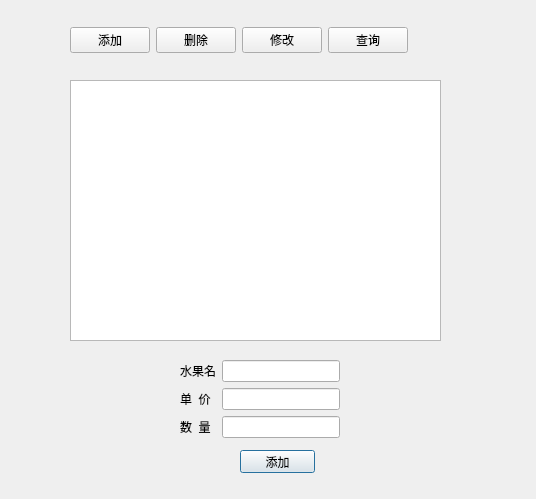
<?xml version="1.0" encoding="UTF-8"?>
<ui version="4.0">
 <class>DialogWarehouse</class>
 <widget class="QDialog" name="DialogWarehouse">
  <property name="geometry">
   <rect>
    <x>0</x>
    <y>0</y>
    <width>536</width>
    <height>499</height>
   </rect>
  </property>
  <property name="windowTitle">
   <string>Dialog</string>
  </property>
  <widget class="QTableView" name="tableView">
   <property name="geometry">
    <rect>
     <x>70</x>
     <y>80</y>
     <width>371</width>
     <height>261</height>
    </rect>
   </property>
  </widget>
  <widget class="QWidget" name="gridLayoutWidget">
   <property name="geometry">
    <rect>
     <x>180</x>
     <y>360</y>
     <width>160</width>
     <height>80</height>
    </rect>
   </property>
   <layout class="QGridLayout" name="gridLayout">
    <item row="0" column="0">
     <widget class="QLabel" name="label">
      <property name="text">
       <string>水果名</string>
      </property>
     </widget>
    </item>
    <item row="1" column="1">
     <widget class="QLineEdit" name="price"/>
    </item>
    <item row="0" column="1">
     <widget class="QLineEdit" name="fruit_name"/>
    </item>
    <item row="1" column="0">
     <widget class="QLabel" name="label_2">
      <property name="text">
       <string>单  价</string>
      </property>
     </widget>
    </item>
    <item row="2" column="0">
     <widget class="QLabel" name="label_3">
      <property name="text">
       <string>数  量</string>
      </property>
     </widget>
    </item>
    <item row="2" column="1">
     <widget class="QLineEdit" name="fruit_num"/>
    </item>
   </layout>
  </widget>
  <widget class="QPushButton" name="pushButton">
   <property name="geometry">
    <rect>
     <x>240</x>
     <y>450</y>
     <width>75</width>
     <height>23</height>
    </rect>
   </property>
   <property name="text">
    <string>添加</string>
   </property>
  </widget>
  <widget class="QWidget" name="horizontalLayoutWidget">
   <property name="geometry">
    <rect>
     <x>70</x>
     <y>20</y>
     <width>440</width>
     <height>41</height>
    </rect>
   </property>
   <layout class="QHBoxLayout" name="horizontalLayout">
    <item>
     <widget class="QPushButton" name="btn_add">
      <property name="text">
       <string>添加</string>
      </property>
     </widget>
    </item>
    <item>
     <widget class="QPushButton" name="btn_del">
      <property name="text">
       <string>删除</string>
      </property>
     </widget>
    </item>
    <item>
     <widget class="QPushButton" name="btn_update">
      <property name="text">
       <string>修改</string>
      </property>
     </widget>
    </item>
    <item>
     <widget class="QPushButton" name="btn_check">
      <property name="text">
       <string>查询</string>
      </property>
     </widget>
    </item>
    <item>
     <widget class="QLabel" name="label_4">
      <property name="text">
       <string/>
      </property>
     </widget>
    </item>
    <item>
     <widget class="QLabel" name="label_5">
      <property name="text">
       <string/>
      </property>
     </widget>
    </item>
   </layout>
  </widget>
 </widget>
 <resources/>
 <connections/>
</ui>
